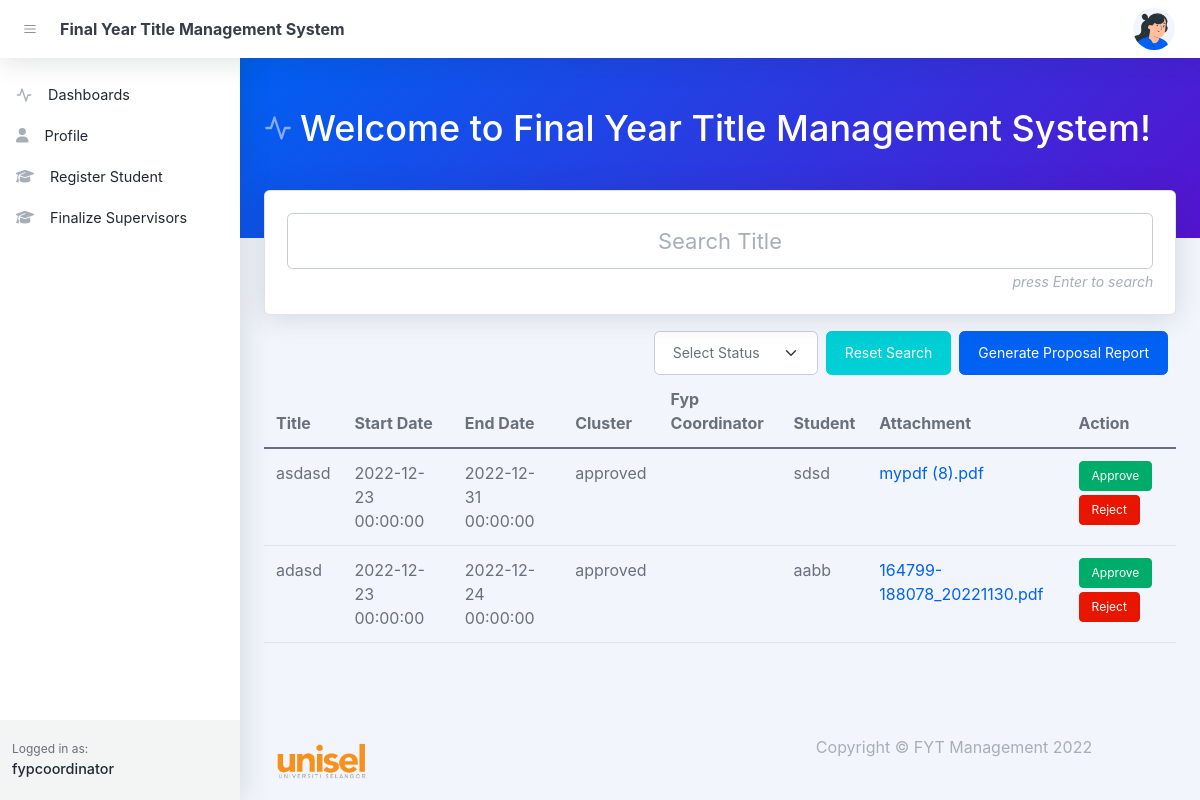
/dashboard.php (signed in), run on an earlier commit of the app's database.
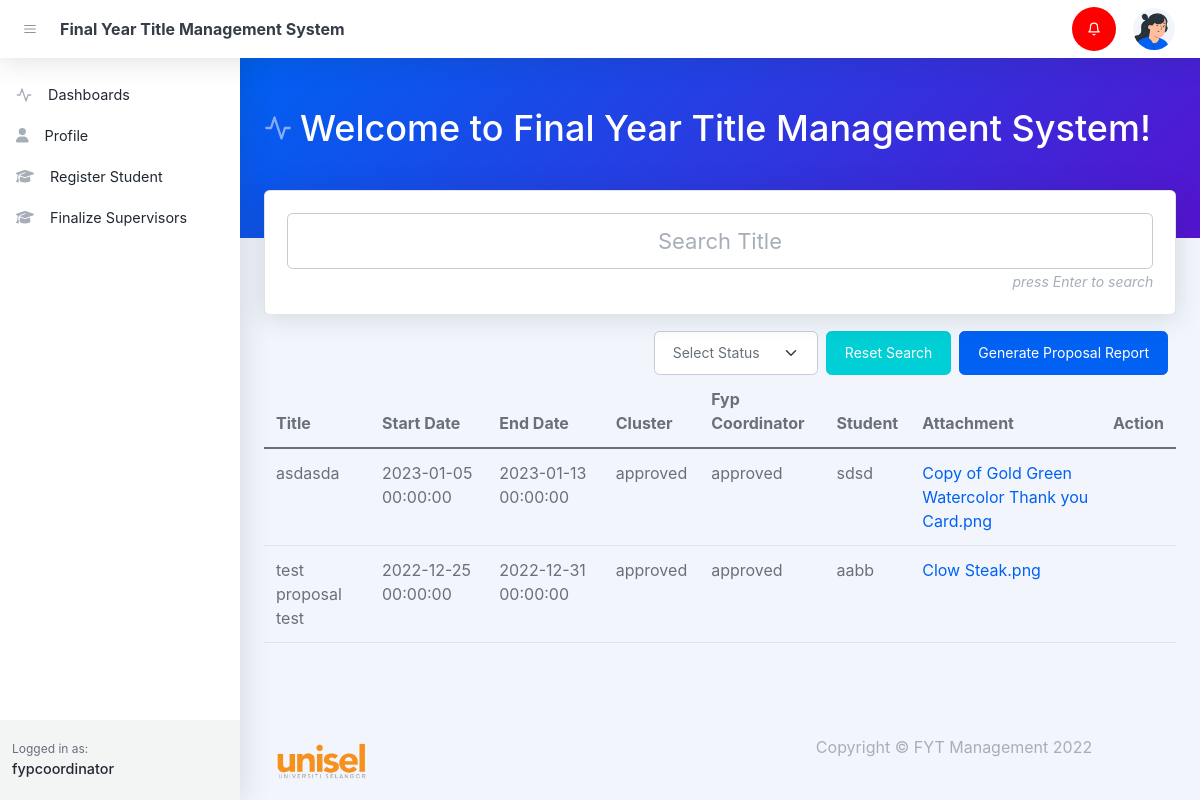
And on a later commit of the database.
### tables this page shows
CREATE TABLE `proposals` (
  `id` bigint(20) UNSIGNED NOT NULL,
  `title` text DEFAULT NULL,
  `start_date` datetime DEFAULT NULL,
  `end_date` datetime DEFAULT NULL,
  `status` varchar(255) DEFAULT NULL,
  `user_id` bigint(20) DEFAULT NULL,
  `supervisor_id` bigint(20) DEFAULT NULL,
  `fyp_coordinator_status` varchar(255) DEFAULT NULL,
  `attachment` text DEFAULT NULL,
  `attachment_name` text DEFAULT NULL,
  `created_at` timestamp NULL DEFAULT NULL,
  `updated_at` timestamp NULL DEFAULT NULL
);

CREATE TABLE `users` (
  `id` bigint(20) UNSIGNED NOT NULL,
  `name` varchar(255) NOT NULL,
  `email` varchar(255) DEFAULT NULL,
  `handphone` varchar(255) DEFAULT NULL,
  `roles` varchar(255) DEFAULT NULL,
  `password` varchar(255) DEFAULT NULL,
  `image` text DEFAULT NULL,
  `created_at` timestamp NULL DEFAULT NULL,
  `updated_at` timestamp NULL DEFAULT NULL
);

### layout_admin/navbar.php (called while the page is built, shortened)
<?php
    include_once('controllers/notifications.php');
    $notifications = getNotifications();
    if(isset($notifications)){
            $status = false;
          foreach ($notifications as $key => $value) {
            if($value['status'] == 'new'){$status = true;};
          }
          var_dump($status);
    }
?>

### controllers/proposal.php (called while the page is built, shortened)
<?php
    $conn = setDbConnection();
    function index(){
        global $conn;
        $sql = "select proposals.*, student.id as student_id, student.name as student_name from proposals
        left join users as student on proposals.user_id = student.id ";
        $sql = $sql." order by id desc";
        $result = $conn->query($sql);
        if ($result->num_rows > 0) {
            while ($row = $result->fetch_assoc()) {
                $proposals[] = [
                    'id' => $row['id'],
                    "title" => $row['title'] ?? null,
                    'start_date' => $row['start_date'] ?? null,
                    'end_date' => $row['end_date'],
                    'finish_date' => $row['finish_date'] ?? null,
                    'status' => $row['status'] ?? null,
                    'student_id' => $row['student_id'] ?? null,
                    'student' => $row['student_name'] ?? null,
                    'attachment' => $row['attachment'] ?? null,
                    'attachment_name' => $row['attachment_name'] ?? null,
                    'fyp_coordinator_status' => $row['fyp_coordinator_status'] ?? null,
                ];
            }
            return  $proposals;
        }
    }
?>

### layout_admin/sidenav.php (called while the page is built, shortened)
<?php
    include_once('controllers/proposal.php');
    $validateProposals= index();
?>

### controllers/notifications.php (called while the page is built, shortened)
<?php
    $conn = setDbConnection();
    function getNotifications(){
        global $conn;
        $sql = "select notifications.*, users.name from notifications
        left join users on users.id = notifications.user_id
        where notifications.user_id = '".$_SESSION['id']."'
        order by id desc";
        $result = $conn->query($sql);
        if ($result->num_rows > 0) {
            while ($row = $result->fetch_assoc()) {
                $proposals[] = $row;
            }
            return  $proposals;
        }
    }
?>

### dashboard.php (the view, shortened to what the rows shown need)
<!DOCTYPE html>
<html lang="en">
    <head>
       <?php include('layout_admin/header.php')?>
    </head>
    <body class="nav-fixed">
        <?php include('layout_admin/navbar.php')?>
        <div id="layoutSidenav">
                <?php include('layout_admin/sidenav.php')?>
            <div id="layoutSidenav_content">
                <main>
                    <header class="page-header page-header-dark bg-gradient-primary-to-secondary pb-5">
                        <div class="container-xl px-4">
                            <div class="page-header-content pt-4">
                                <div class="row align-items-center justify-content-between">
                                    <div class="col-auto mt-4">
                                        <h1 class="page-header-title">
                                            <div class="page-header-icon"><i data-feather="activity"></i></div>
                                            Welcome to Final Year Title Management System!
                                        </h1>
                                    </div>
                                </div>
                            </div>
                        </div>
                    </header>
                    <?php
                        include_once('controllers/proposal.php');
                        $proposals = index();
                    ?>
                    <div class="container-xl px-4">
                        <div class="row">
                            <div class="col-xxl-12 mb-5">
                                <table class="table table-hover table-stripped" id="proposal">
                                    <thead>
                                        <tr>
                                            <th>Title</th>
                                            <th>Start Date</th>
                                            <th>End Date</th>
                                            <th>Cluster</th>
                                            <th>Fyp Coordinator</th>
                                            <th>Student</th>
                                            <th>Attachment</th>
                                            <th>Action</th>
                                        </tr>
                                    </thead>
                                    <tbody>
                                        <?php
                                        if( isset($proposals)){
                                            foreach ($proposals as $key => $proposal) {
                                                $updateApproveStatus = null;
                                                $updateRejectStatus = null;
                                                $editProposal = null;
                                                $deleteProposal = null;
                                                if($proposal['fyp_coordinator_status'] == 'pending' || $proposal['fyp_coordinator_status'] == null ){
                                                    if($_SESSION['roles'] == 'supervisor' ||  $_SESSION['roles'] == 'fyp_coordinator'){
                                                        $updateApproveStatus = "<button class='btn btn-success btn-sm mb-1' data-status=approved onclick='updateProposalStatus(".$proposal['id'].",this)'>Approve</button>";
                                                        $updateRejectStatus = '<button class="btn btn-danger btn-sm mb-1" data-status=rejected onclick="updateProposalStatus('.$proposal['id'].',this)">Reject</button>';
                                                    }
                                                }
                                               echo '
                                                        <tr>
                                                            <td>'.$proposal['title'].'</td>
                                                            <td>'.$proposal['start_date'].'</td>
                                                            <td>'.$proposal['end_date'].'</td>
                                                            <td>'.$proposal['status'].'</td>
                                                            <td>'.$proposal['fyp_coordinator_status'].'</td>
                                                            <td>'.( $proposal['student'] ?? '-') .'</td>
                                                            <td>'.( $proposal['attachment_name'] ? '<a href="assets/proposals/'.$proposal['attachment'].'" target=blank>'.$proposal["attachment_name"].'</a>' : '-').'</td>
                                                            <td>
                                                                '.$editProposal.'
                                                                '.$updateApproveStatus.'
                                                                '.$updateRejectStatus.'
                                                                '.$deleteProposal.'
                                                            </td>
                                                        </tr>
                                                ';
                                            }
                                        }else{
                                            echo '<tr><td colspan=7>No Proposals!</td></tr>';
                                        }
                                        ?>
                                    </tbody>
                                </table>
                            </div>
                        </div>
                    </div>
                </main>
            </div>
        </div>
    </body>
</html>

What changed in the data, as far as the page shows it:
removed proposals: title "asdasd", start_date "2022-12-23 00:00:00", end_date "2022-12-31 00:00:00", status "approved", users.name "sdsd", attachment_name "mypdf (8).pdf"
removed proposals: title "adasd", start_date "2022-12-23 00:00:00", end_date "2022-12-24 00:00:00", status "approved", users.name "aabb", attachment_name "164799-188078_20221130.pdf"
added proposals: title "asdasda", start_date "2023-01-05 00:00:00", end_date "2023-01-13 00:00:00", status "approved", fyp_coordinator_status "approved", users.name "sdsd", attachment_name "Copy of Gold Green Watercolor Thank you Card.png"
added proposals: title "test proposal test", start_date "2022-12-25 00:00:00", end_date "2022-12-31 00:00:00", status "approved", fyp_coordinator_status "approved", users.name "aabb", attachment_name "Clow Steak.png"
